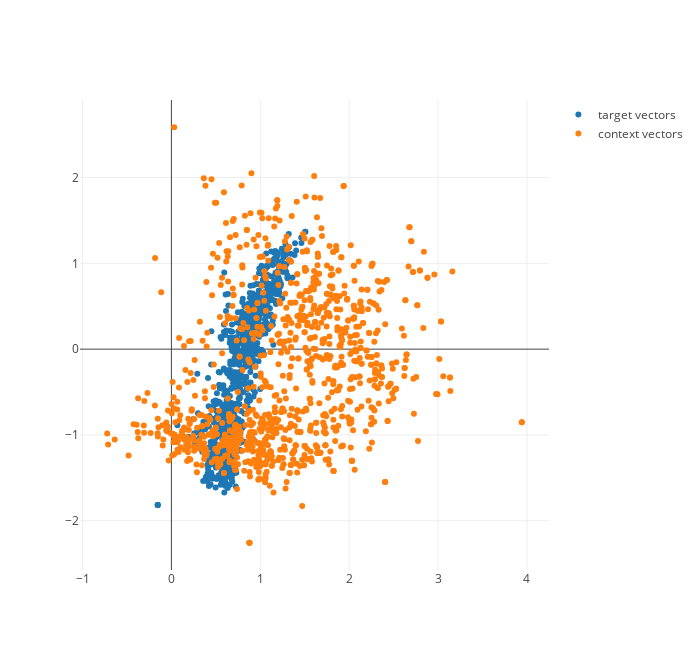

Notebook cell for this chart:
### Code cell
plot_target_vs_context(model, labeled_word_dict, ratio_words=1)

### Figure 1 — Plotly figure (JSON) as saved in the notebook; plotly's stock layout.template omitted (floating-point values rounded to 4 significant figures; data arrays with more than 128 entries replaced by an {"elided": "..."} marker saying what was removed)
{"data": [{"mode": "markers", "name": "target vectors", "type": "scatter", "x": {"elided": "1115 float values"}, "y": {"elided": "1115 float values"}}, {"mode": "markers", "name": "context vectors", "type": "scatter", "x": {"elided": "1115 float values"}, "y": {"elided": "1115 float values"}}], "layout": {"height": 650, "width": 700}}
